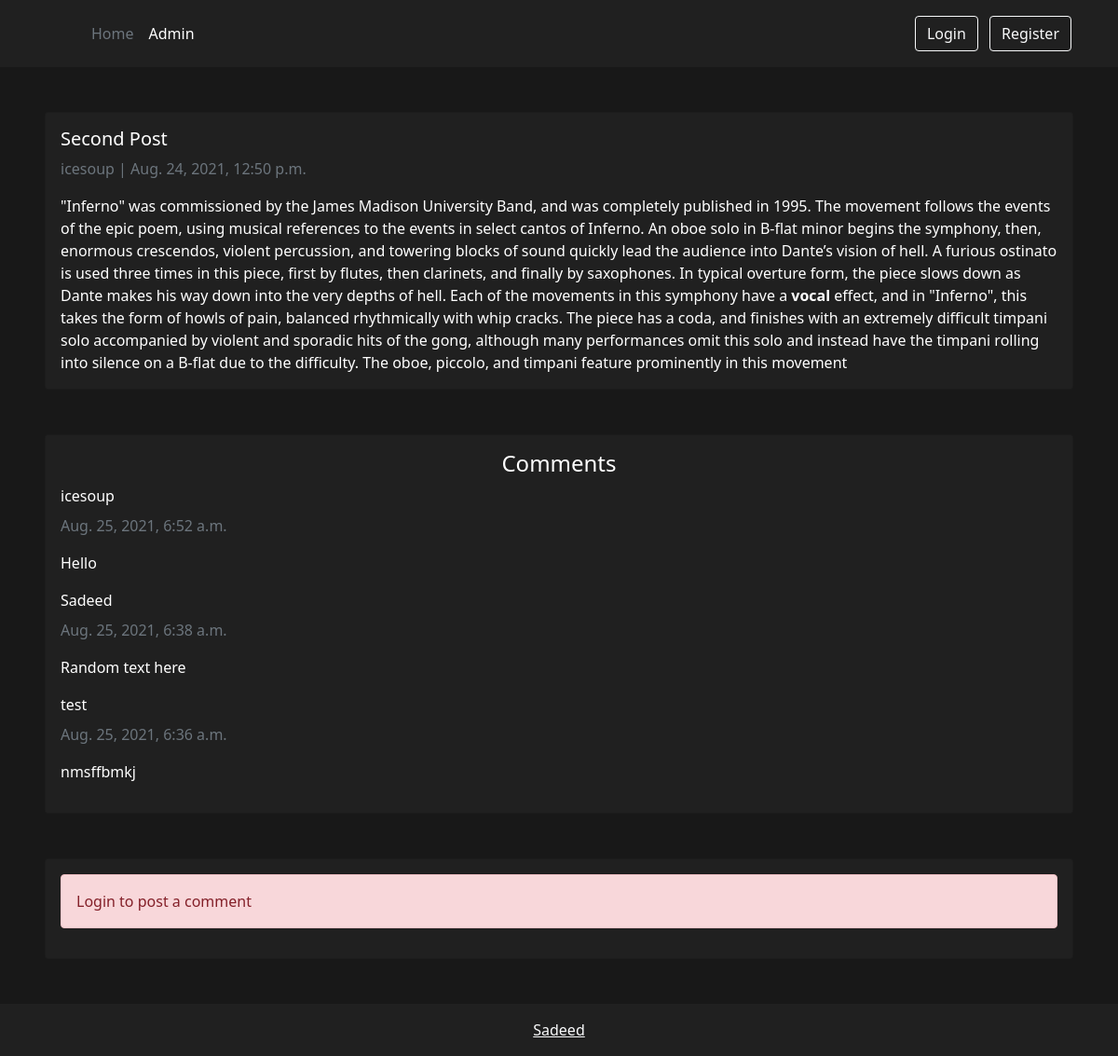
The app's page /second-post/ with its own data.
### blog/models.py (models this page shows, shortened)
class Post(models.Model):
    title = models.CharField(max_length=200, unique=True)
    slug = models.SlugField(max_length=200, unique=True)
    author = models.ForeignKey(
        User, on_delete=models.CASCADE, related_name='blog_posts')
    updatedOn = models.DateTimeField(auto_now=True)
    content = models.TextField()
    createdOn = models.DateTimeField(auto_now_add=True)
    status = models.IntegerField(choices=STATUS, default=1)
    class Meta:
        ordering = ['-createdOn']

class Comment(models.Model):
    post = models.ForeignKey(
        Post, on_delete=models.CASCADE, related_name='comments')
    name = models.CharField(max_length=80)
    body = models.TextField()
    createdOn = models.DateTimeField(auto_now_add=True)
    active = models.BooleanField(default=True)
    class Meta:
        ordering = ['-createdOn']

### blog/views.py (the view)
# urls.py: path('<slug:slug>/', views.PostDetail.as_view(), name='post_detail'),
class PostDetail(generic.DetailView):
    template_name = 'blog/post_detail.html'
    model = Post
    form_class = CommentForm
    def get_context_data(self, **kwargs):
        context = super().get_context_data(**kwargs)
        obj = super().get_object()
        context['comments'] = obj.comments.filter(active=True)
        context['post'] = obj
        context['form'] = self.form_class
        return context

### blog/templates/blog/post_detail.html (shortened to what this page needs)
{% extends 'base.html' %}
{% load crispy_forms_tags %}
{% block content %}
<div class="card m-5" style="background-color: #202020; color: #FFFFFF;">
    <div class="card-body">
      <h5 class="card-title">{{ post.title }}</h5>
      <p class=" text-muted">{{ post.author }} | {{ post.createdOn }}</p>
      <p class="card-text ">{{ post.content | safe }}</p>
    </div>
</div>
<div class="card m-5" style="background-color: #202020; color: #FFFFFF;">
  <div class="card-body">
    <h4 class="card-title text-center">Comments</h4>
    {% for comment in comments %}
    <p class="card-title">{{ comment.name }}</p>
    <p class=" text-muted">{{ comment.createdOn }}</p>
    <p class="card-text">{{ comment.body | linebreaks }}</p>
    {% empty %}
    <p class="alert alert-dark text-center" role="alert">Post a comment to populate this field</p>
    {% endfor %}
  </div>
</div>
<div class="card m-5" style="background-color: #202020; color: #FFFFFF;">
  <div class="card-body">
    {% if user.is_authenticated %}
      {% if new_comment %}
      <div class="alert alert-success" role="alert">
        Your comment is awaiting moderation
      </div>
      {% else %}
      <h5 class="card-title">Leave Comment</h5>
      <form method="post" action="{% url 'comment' post.slug %}" style="margin-top: 1.3em;">
        {{ form | crispy }}
        {% csrf_token %}
        <br>
        <button type="submit" class="btn btn-outline-light">Submit</button>
      </form>
      {% endif %}
    {% else %}
    <div class="alert alert-danger" role="alert">
      Login to post a comment
    </div>
    {% endif %}
  </div>
</div>
{% endblock content %}

### templates/snippets/base_css.html (style rules this page uses)
body { background-color: #181818; }
:root { --main-background-color: #181818; --dark-background-color: #202020; --secondary-text-color: #AAAAAA; --light-primary-text-color: #FFFFFF; }

### records on screen
Post: title "Second Post", author "icesoup", createdOn "Aug. 24, 2021, 12:50 p.m.", content "\"Inferno\" was commissioned by the James Madison University Band, and was completely published in 1995. The movement follows the events of the epic poem, using musical references to the events in select cantos of Inferno. An oboe solo in B-flat minor begins the symphony, then, enormous crescendos, violent percussion, and towering blocks of sound quickly lead the audience into Dante’s vision of hell. A furious ostinato is used three times in this piece, first by flutes, then clarinets, and finally by saxophones. In typical overture form, the piece slows down as Dante makes his way down into the very depths of hell. Each of the movements in this symphony have a vocal effect, and in \"Inferno\",…"
Comment: name "icesoup", createdOn "Aug. 25, 2021, 6:52 a.m.", body "Hello"
Comment: name "Sadeed", createdOn "Aug. 25, 2021, 6:38 a.m.", body "Random text here"
Comment: name "test", createdOn "Aug. 25, 2021, 6:36 a.m.", body "nmsffbmkj"
